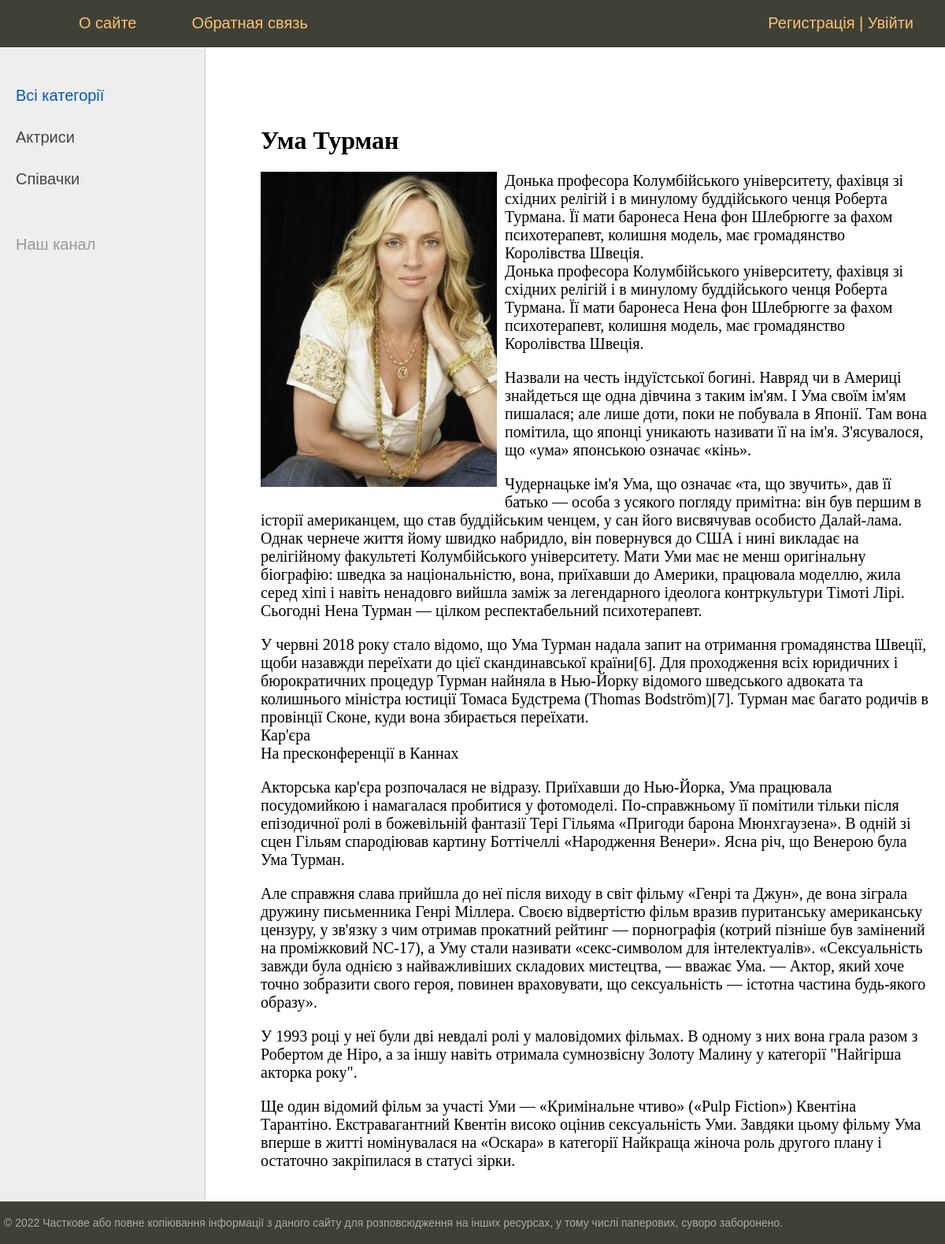
The app's page /post/Uma/ with its own data.
### women/models.py (models this page shows, shortened)
class Category(models.Model):
     name = models.CharField(max_length=100, db_index=True, verbose_name = 'Категорія')
     slug = models.SlugField(max_length=255, unique=True, db_index=True, verbose_name='URL', null=True)
     def get_absolute_url(self):
         return reverse('category', kwargs={'cat_slug': self.slug})
     class Meta:
        verbose_name = 'Категорія'
        verbose_name_plural = 'Категорії'
        ordering = ['id']

class Women(models.Model):
    title = models.CharField(max_length=100, verbose_name='Заговолок')
    slug = models.SlugField(max_length=255, unique=True, db_index=True, verbose_name="URL")
    content = models.TextField(blank=True, verbose_name='Зміст')
    photo = models.ImageField(upload_to='photos/%Y/%m/%d/')
    time_create = models.DateTimeField(auto_now_add=True)
    time_update = models.DateTimeField(auto_now=True)
    is_published = models.BooleanField(default=True, verbose_name='Опубліковано')
    cat = models.ForeignKey('Category', on_delete=models.PROTECT, null=True, verbose_name='Категорія')
    def __str__(self):
        return self.title
    class Meta:
        verbose_name = 'Відомі жінки'
        verbose_name_plural = 'Відомі жінки'
        ordering = ['time_create', 'title']

### women/views.py (the view)
# urls.py: path('post/<slug:post_slug>/', ShowPost.as_view(), name='post' ),
class ShowPost(DataMixin, DetailView):
    model = Women
    template_name = 'women/post.html'
    slug_url_kwarg = 'post_slug'
    context_object_name = 'post'
    def get_context_data(self, *, object_list=None, **kwargs):
        context = super().get_context_data(**kwargs)
        c_def = self.get_user_context(title=context['post'])
        return dict(list(context.items()) + list(c_def.items()))

### women/utils.py (called while the page is built)
    def get_user_context(self, **kwargs):
        context = kwargs
        cats = cache.get('cats')
        if not cats:
            cats = Category.objects.annotate(Count('women'))
            cache.set('cats', cats, 60)
        user_menu = menu.copy()
        if not self.request.user.is_authenticated:
            user_menu.pop(1)
        context['menu'] = user_menu
        context['cats'] = cats
        if 'cat_selected' not in context:
            context['cat_selected'] = 0
        return context

### women/templates/women/post.html
{% extends 'women/base.html' %}
{% block content %}
<h1>{{post.title}}</h1>
{% if post.photo %}
<p><img class="img-article-left" src="{{post.photo.url}}"></p>
{% endif %}
{{post.content|linebreaks}}
{% endblock %}

### women/templates/women/base.html (shortened to what this page needs)
{% load static %}
{% load women_tags %}
<!DOCTYPE html>
<html>
<head>
	<link type="text/css" href="{% static 'women/css/styles.css' %}" rel="stylesheet" />
</head>
<body>
<table class="table-page" border=0 cellpadding="0" cellspacing="0">
<tr><td valign=top>
		<div class="header">
			<ul id="mainmenu" class="mainmenu">
			<li class="logo"><a href="{% url 'home' %}"><div class="logo"></div></a></li>
{% for m in menu %}
			<li><a href="{% url m.url_name %}">{{m.title}}</a></li>
{% endfor %}
            {% if request.user.is_authenticated %}
            <li class="last">{{ user.username }} | <a href="{% url 'logout'  %}">Вийти</a></li>
            {% else %}
				<li class="last"><a href="{% url 'register' %}">Регистрація</a> | <a href="{% url 'login' %}">Увійти</a></li>
            {% endif     %}
			</ul>
		</div>
<table class="table-content" border=0 cellpadding="0" cellspacing="0">
<tr>
{% load cache %}
	<td valign="top" class="left-chapters">
	<ul id="leftchapters">
    {% cache 60 sidebar %}
    {% if cat_selected == 0 %}
		<li class="selected">Всі категорії</li>
    {% else %}
        <li><a href="{% url 'home' %}">Всі категорії</a><li>
    {% endif %}
    {% for c in cats %}
        {% if c.women__count > 0 %}
    {% if c.pk == cat_selected %}
    <li class="selected">{{ c.name }}</li>
    {% else %}
       <li><a href="{{c.get_absolute_url}}">{{c.name}}</a></li>
        {% endif %}
        {% endif %}
    {% endfor %}
    {% endcache %}
    <li class="share">
		<p>Наш канал</p>
		<a class="share-yt" href="https://www.youtube.com/channel/UClJzWfGWuGJL2t-3dYKcHTA/playlists" target="_blank" rel="nofollow"></a>
		</li>
	</ul>
</td>
<td valign="top" class="content">
	<div class="content-text">
{% block content %}
{% endblock %}
	</div>
</td></tr></table>
</td></tr>
<tr><td valign=top>
	<div id="footer">
		<p>&copy; 2022 Часткове або повне копіювання інформації з даного сайту для розповсюдження на інших ресурсах, у тому числі паперових, суворо заборонено.</p>
	</div>
</td></tr></table>
</body>
</html>

### women/static/women/css/styles.css (style rules this page uses)
html, body { font-family: 'Arial'; margin: 0; padding: 0; height: 100%; width: 100%; color: #444; }
a { color: #0059b2; text-decoration: none; }
img { max-width: 600px; height: auto; }
img.img-article-left { max-width: 300px; height: auto; float: left; padding: 0 10px 10px 0; }
.table-page { width: 100%; height: 100%; vertical-align: top; }
.table-page tr { height: 100%; }
.header { background: #3F4137; height: 60px; }
.logo { background: url('../images/logo.png') no-repeat 10px 5px; width: 70px; height: 60px; }
ul.mainmenu { list-style: none; margin: 0; padding: 0; height: 60px; color: #fdc073; font-size: 20px; overflow: hidden; }
ul.mainmenu li { float: left; margin: 18px 40px 0 30px; }
ul.mainmenu li.logo { margin: 0; }
ul.mainmenu li.last { float: right; }
ul.mainmenu li a { color: #fdc073; text-decoration: none; }
.table-content { width: 100%; min-height: 100%; height: 100%; }
.left-chapters { margin: 0; background: #eee; border-right: 1px solid #ccc; min-height: 100%; }
.left-chapters ul { width: 230px; min-height: 100%; margin: 0; padding: 20px 10px 10px 20px; list-style: none; font-size: 20px; }
.left-chapters ul li { margin: 30px 0 0 0; color: #999; }
.left-chapters ul li.selected { color: #0059b2; }
.left-chapters ul li a { color: #444; text-decoration: none; }
.left-chapters ul li.share { margin: 60px 0 0 0; }
.left-chapters ul li.share p { margin: 30px 0 30px 0; }
.left-chapters ul li.share a { display: inline-block; width: 40px; height: 40px; margin: 0 20px 0 0; }
.left-chapters ul li.share a.share-yt { width: 100%; height: 30px; background: url('../images/share_yt.png') no-repeat 0 0 }
.content { padding: 40px 20px 20px 40px; width: 100%; box-sizing: border-box; }
.content-text { margin: 60px 0 0 30px; color: #000; font-size: 20px; font-family: Yandex Sans Display Light; }
.content-text h1 { font-size: 32px; }
#footer { box-sizing: border-box; background: #3F4137; padding: 5px; color: #aaa; font-size: 14px; font-family: Verdana, Geneva, Arial, Helvetica; text-align: left; overflow: hidden; }

### records on screen
Category: name "Актриси"
Category: name "Співачки"
Women: title "Ума Турман", photo (picture), content "Донька професора Колумбійського університету, фахівця зі східних релігій і в минулому буддійського ченця Роберта Турмана. Її мати баронеса Нена фон Шлебрюгге за фахом психотерапевт, колишня модель, має громадянство Королівства Швеція. Донька професора Колумбійського університету, фахівця зі східних релігій і в минулому буддійського ченця Роберта Турмана. Її мати баронеса Нена фон Шлебрюгге за фахом психотерапевт, колишня модель, має громадянство Королівства Швеція. Назвали на честь індуїстської богині. Навряд чи в Америці знайдеться ще одна дівчина з таким ім'ям. І Ума своїм ім'ям пишалася; але лише доти, поки не побувала в Японії. Там вона помітила, що японці уникають називати її на ім'я.…"

### other values on screen
{{ m.title }} "О сайте" "Обратная связь"
